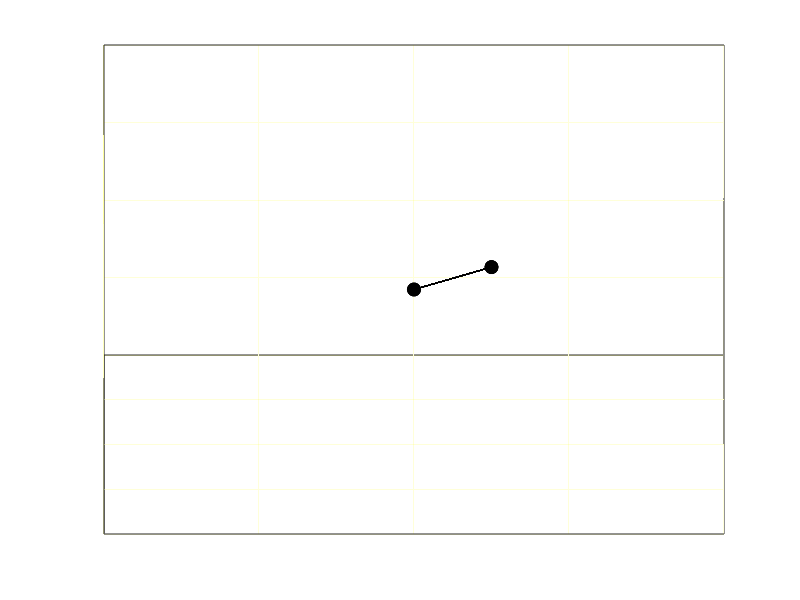

This figure's MATLAB source: (Note: this script raises an error after producing the figure.)
% - - n-body - - 
% Parameters
n  = 50;                                               
m  = 1000*rand(1,n);                     
x  = (rand(3,n)-2*rand(3,n));     
v  = zeros(3,n); 
dt = .00005; 
% Graphics
fig = figure( ...
    'color', [.5, .5, .7], ...
    'menubar', 'none', ...
    'numbertitle', 'off', ...
    'name', 'n-body');                             
ax = axes( ...
    'clipping','off', 'box', 'on',      'ticklength',[0,0], ...
    'xticklabel',[],  'yticklabel',[],  'zticklabel',[], ...
    'xlim', [-4,4],   'ylim', [-4,4],   'zlim', [-4,4], ...
    'xgrid', 'on',    'ygrid', 'on',    'zgrid', 'on', ...
    'color',[0,0,0],  'gridcolor',[1,1,0]); 
for e = 1:n                                            
    planets(e) = line( ...
         'marker', 'o', ...
         'markersize', m(e)/100, ...
         'markerfacecolor', rand(1,3));
end
% Loop
tic;
while toc < 10
    view(10*toc,30);                                 
    planets = plotUpdate(planets,x);                    
    [x,v]   = dataUpdate(x,v,m,dt);                    
    pause(.01); 
end
% Plot Update Function
function planets = plotUpdate(planets,x)             
    for e = 1:length(x)
        set(planets(e), ...
            'XData',x(1,e), ...
            'YData',x(2,e), ...
            'ZData',x(3,e));
    end
end
% Data Update Function 
function [x,v] = dataUpdate(x,v,m,dt)                   
    for i = 1:length(x)                                   
        a(:,i) = zeros(3,1);
        for j = 1:length(m)                                 
            if i ~= j
                a(:,i) = a(:,i) + ...
                    m(j).*(x(:,j)-x(:,i))./(norm(x(:,j)-x(:,i))^3+.5);
            end
            v(:,i) = v(:,i) + a(:,i)*dt;
            x(:,i) = x(:,i) + v(:,i)*dt;
        end
    end
end